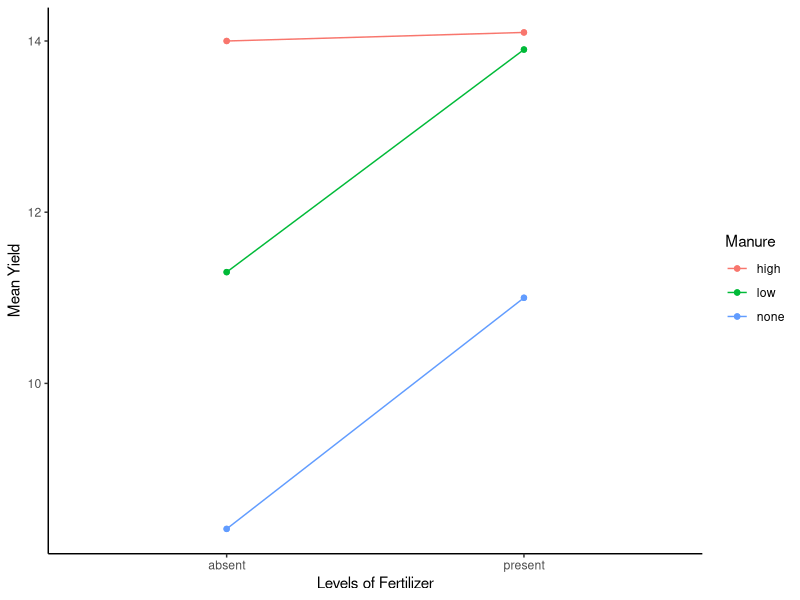

Generate this figure with R: (Note: this script raises an error after producing the figure.)
## ---- chunk 1
library(ggplot2)
library(emmeans)
library(car)
## ---- chunk 2
options(contrasts=c(unordered="contr.sum",ordered="contr.poly"))
## ---- chunk 3
corn<-read.table("Data/ManureFert.dat",header=T)
str(corn)
## ---- chunk 4
fit.corn<-lm(Yield~Manure*Fertilizer, data = corn)
## ---- chunk 5
emmip(fit.corn, Manure ~ Fertilizer)+theme_classic()+ylab("Mean Yield")
## ---- chunk 6
Anova(fit.corn, type = 3)
## ---- chunk 7
trt.emm<-emmeans(fit.corn, ~ Manure * Fertilizer)
trt.emm
# paired comparisons
pairs(trt.emm)
# connected letter diagram
CLD(trt.emm)
## ---- chunk 8
# Note the ordering of the treatments
trt.emm
# the terms involved are the last three in this object

contrast(trt.emm, list("manure effect in presence of fert."=c(0,0,0,.5,.5,-1)))
# strong evidence that the use of manure increases yield in presence of fertilizer.
## ---- chunk 9
contrast(trt.emm, list("fertilizer effect at high manure"=c(-1,0,0,1,0,0)))
#no evidence for an effect of fertilizer at high manure doses.
## ---- chunk 10
chrom<-read.table("Data/chromatography.txt",header=T)
fit.int<-lm(logCounts~Concentration*FlowRate, data = chrom)
summary(fit.int)

# plot
emmip(fit.int, FlowRate ~ Concentration) + theme_classic()+ylab("mean log-count")

# Type 3 anova table
Anova(fit.int, type = 3)
# appears that here is no evidence of interaction
## ---- chunk 11
fit<-lm(logCounts ~ Concentration + FlowRate, data = chrom)
Anova(fit)
# seems that there is strong evidence for each of the main effects
## ---- chunk 12
conc.emm<-emmeans(fit,~Concentration)

conc.emm

pairs(conc.emm)

CLD(conc.emm, Letters = LETTERS)
# it appears that each concentration has different mean (log) counts
